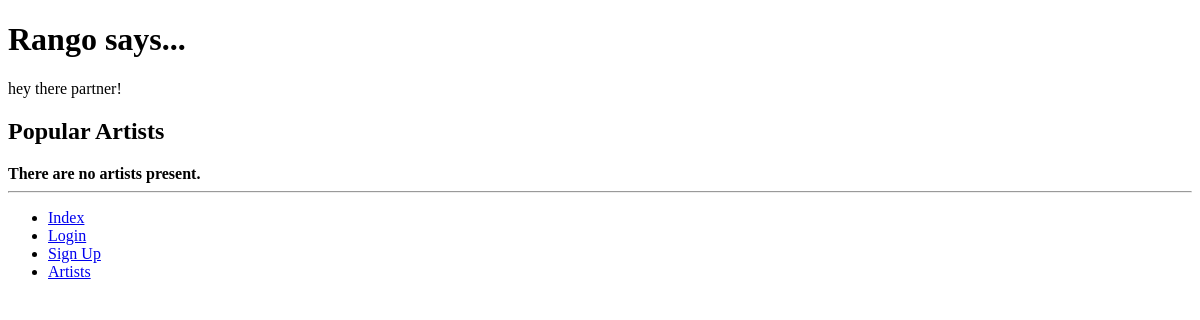
/, run on an earlier commit of the app's database.
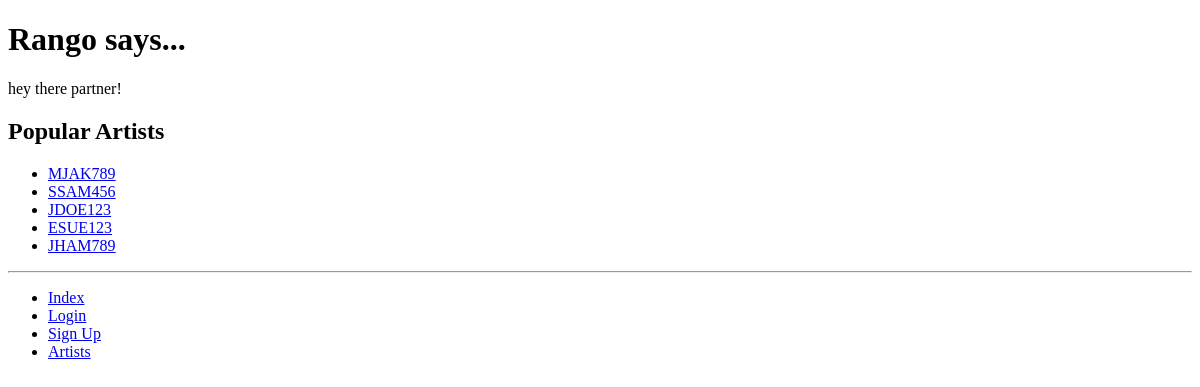
And on a later commit of the database.
### rango/models.py (models this page shows, shortened)
class Artist(models.Model):
    NATURE_STYLE = 1
    CARTOON_STYLE = 2
    ABSTRACT_STYLE = 3
    GEOMETRIC_STYLE = 4
    REALISM_STYLE = 5
    TRIBAL_STYLE = 6
    SLEAVE_STYLE = 7
    WRITING_STYLE = 8
    NON_ENGLISH_WRITING_STYLE = 9
    OTHER_STYLE = 10
    STYLE_CHOICES = (
        (NATURE_STYLE,"Nature"),
        (CARTOON_STYLE,"Cartoon"),
        (ABSTRACT_STYLE,"Abstract"),
        (GEOMETRIC_STYLE,"Geometric"),
        (REALISM_STYLE,"Realism"),
        (TRIBAL_STYLE,"Tribal"),
        (SLEAVE_STYLE,"Sleave"),
        (WRITING_STYLE,"Writing"),
        (NON_ENGLISH_WRITING_STYLE,"Non-english Writing"),
        (OTHER_STYLE,"Other"),
        )
    USERNAME_MAX = 30
    PASSWORD_MAX = 10000
    ARTIST_USERNAME = models.CharField(max_length=USERNAME_MAX, unique=True)
    PASSWORD = models.CharField(max_length=PASSWORD_MAX)
    ADDRESS = models.CharField(max_length=100)
    RATING = models.IntegerField(null=True)
    TOTAL_REVIEWS = models.IntegerField(default = 0)
    PROFILE_PICTURE = models.ImageField(upload_to='profile_images', blank=True)
    FULL_NAME = models.CharField(max_length=40)
    CONTACT_DETAILS = models.CharField(max_length=80)
    STYLE_1 = models.CharField(max_length = 20, choices = STYLE_CHOICES)
    STYLE_2 = models.CharField(max_length = 20, choices = STYLE_CHOICES, blank=True)
    STYLE_3 = models.CharField(max_length = 20, choices = STYLE_CHOICES, blank = True)
    class Meta:
        verbose_name_plural = 'Artists'

### rango/views.py (the view)
# urls.py: path('', views.index, name='index'),
def index(request):
    top_artist_list = Artist.objects.order_by('-RATING')[:5]
    context_dict = {}
    context_dict['top_artists'] = top_artist_list
    response = render(request, 'rango/home.html', context=context_dict)
    return response

### templates/rango/home.html (shortened to what this page needs)
{% extends 'rango/base.html' %}
{% load staticfiles %}
{% block body_block %}
    <h1>Rango says...</h1>
    <div>
        {% if user.is_authenticated %}
            howdy {{ user.username }}!
        {% else %}
            hey there partner!
        {% endif %}
        <br />
    </div>
    <div>
        <h2>Popular Artists</h2>
        {% if top_artists %}
            <ul>
                {% for artist in top_artists %}
                    <li>
                            <a href="{% url 'rango:show_artist' artist.ARTIST_USERNAME %}"> {{ artist.ARTIST_USERNAME }}</a>
                    </li>
                {% endfor %}
            </ul>
        {% else %}
            <strong>There are no artists present.</strong>
        {% endif %}
    </div>
{% endblock %}

### templates/rango/base.html (shortened to what this page needs)
<!DOCTYPE html>
    {% load staticfiles %}
    {% load rango_template_tags %}
    <html>
        <head lang="en">
        </head>
        <body>
            <div>
                {% block body_block %}
                {% endblock %}
            </div>
            <hr />
            <div>
                <ul>
                    <li><a href="{% url 'rango:index' %}">Index</a></li>
                    <li><a href="{% url 'rango:login' %}">Login</a></li>
                    <li><a href="{% url 'rango:sign_up' %}">Sign Up</a></li>
                    <li><a href="{% url 'rango:artists' %}">Artists</a></li>
                </ul>
            </div>
        </body>
    </html>

What changed in the data, as far as the page shows it:
added Artist: ARTIST_USERNAME "MJAK789"
added Artist: ARTIST_USERNAME "SSAM456"
added Artist: ARTIST_USERNAME "JDOE123"
added Artist: ARTIST_USERNAME "ESUE123"
added Artist: ARTIST_USERNAME "JHAM789"
Also different on the page:
text no longer shown: "There are no artists present."
